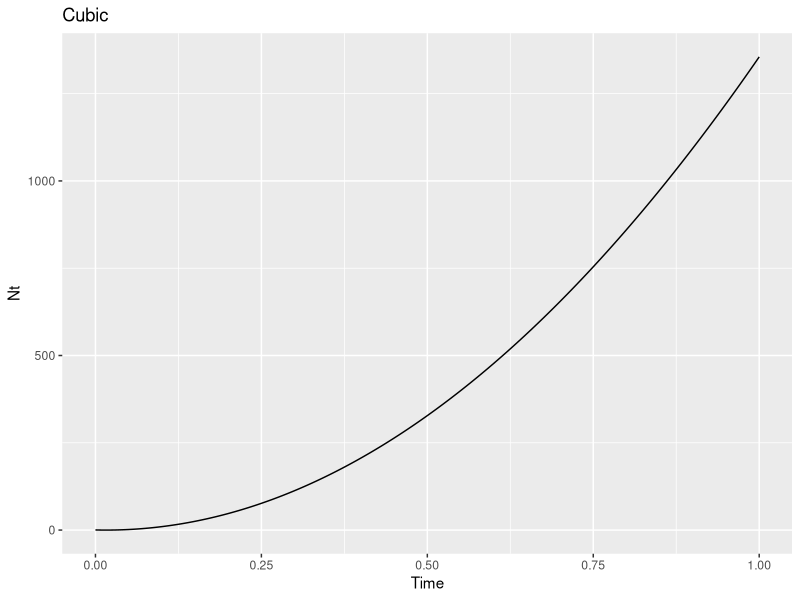
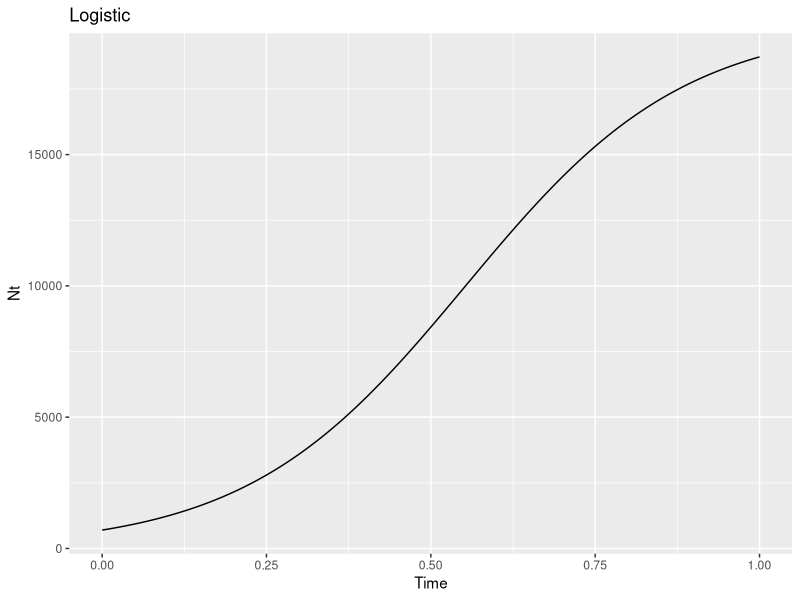
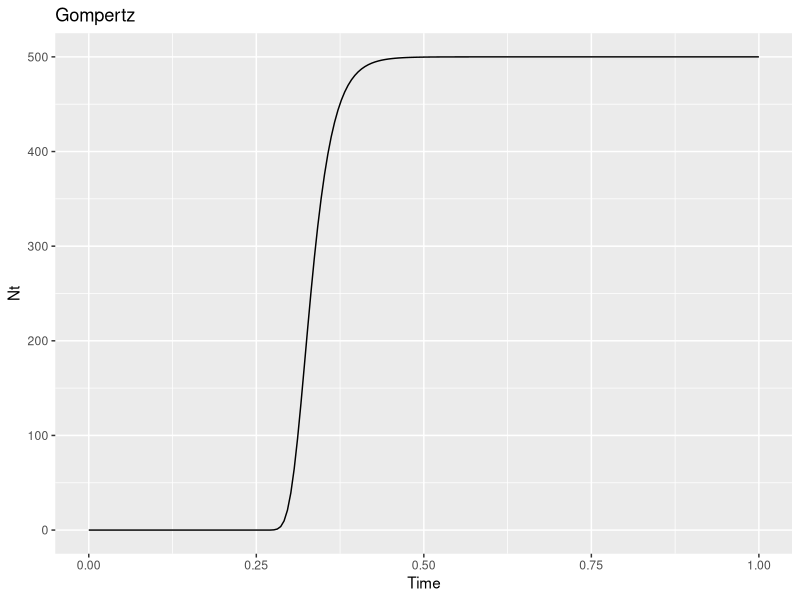
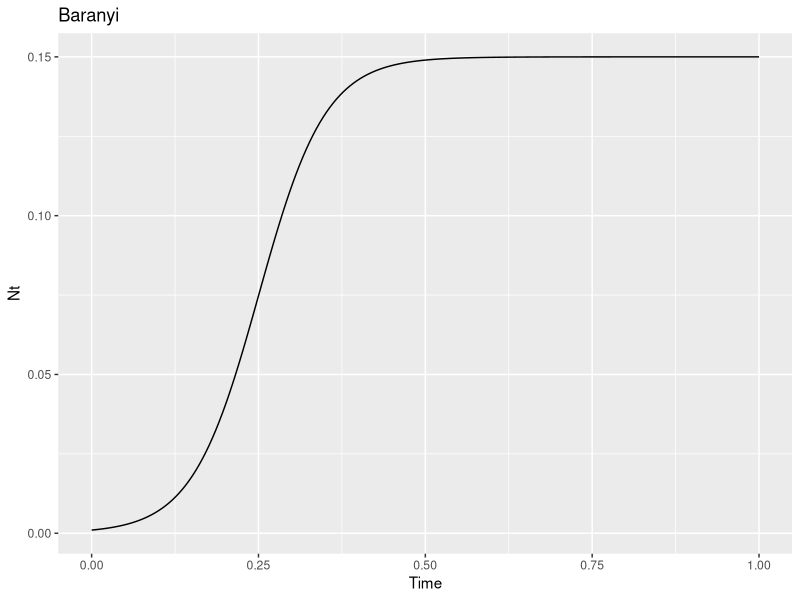
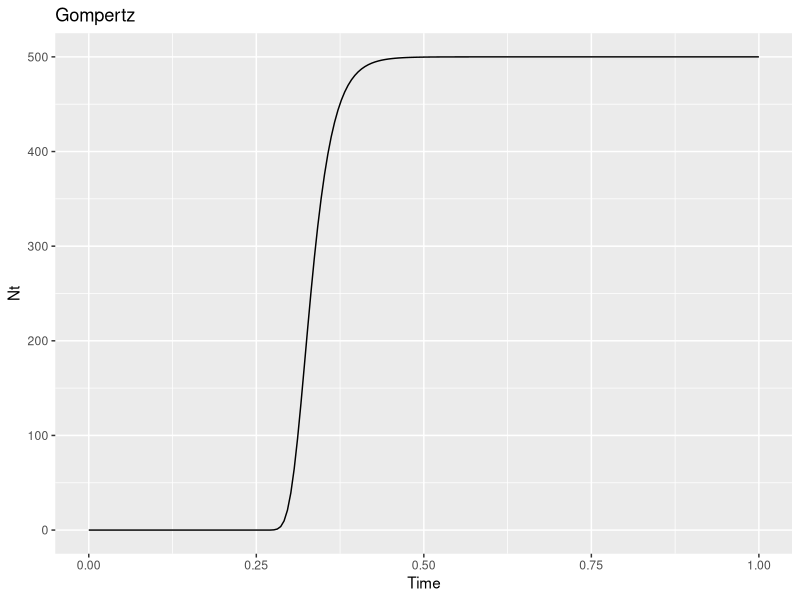

These figures' R source, in order: (Note: this script raises an error after producing the figures.)
############
# PACKAGES #
############

library(repr)
require("minpack.lm")
require("ggplot2")
require("lazyeval")
require("reshape2")
###################
# MODEL FUNCTIONS #
###################


Quadratic <- function(t, a, b,c){
  return(c*t**2 + b*t + a)
}


Cubic <- function(t, a, b, c, d){
  return(d*t**3 + c*t**2 + b*t + a)
}


Logistic <- function(t, N0, Nmax, r){
  
  return( ( N0 * Nmax * exp(r*t) ) /  ( Nmax + N0 * (exp(r*t) - 1) )  )
}

Gompertz <- function(t, A, rmax, tlag){
  #A <- log(Nmax / N0)
  exponent <- (( rmax * exp(1) * (tlag - t)  / A) + 1)
  
  return( (A * exp( -exp( exponent  ))))
}  

Baranyi <- function(t, N0, Nmax, rmax, h0){
  logn0=log(N0)
  lognmax=log(Nmax)
  At <- rmax * t + (1/rmax) * log( exp( - rmax * t ) + exp( -h0 ) - exp( - rmax * t - h0 ))
  lognt <- logn0 + At - log( 1 + (exp( At ) - 1)/exp(lognmax - logn0) )
  return( exp(lognt) )
  
  #At <- t + ( 1 / rmax ) * log( ( exp( -rmax * t ) + h0 ) / ( 1 + h0 ) )
  #return( N0 + rmax * At - log( 1 + (exp(  rmax * At ) - 1) / (exp( N0 - Nmax ))))
} 



##################
# OBSERVE MODELS #
##################

time_range <- seq(0,1,len=200)

test_plot <- function(fun,Time,...){
  Nt <- fun(Time, ...)
  df <- data.frame(Time, Nt)
  p <- ggplot(df, aes(x = Time, y = Nt)) + geom_line() + ggtitle(as.character(substitute(fun)))
  p
}

test_plot(Cubic,time_range, 1/3,-45,1400,0)

test_plot(Logistic,time_range, 700,20000,6)

test_plot(Gompertz,time_range, 500,8000,0.3)

test_plot(Baranyi,time_range, 0.001,0.15,20,0.05)

########
# GOMPERTZ
########

test_plot(Gompertz,time_range, 500,8000,0.3)

#################
# MODEL FITTING #
#################

# LOAD DATA
data <- read.csv("../data/LogisticGrowthDataScaled.csv")
data$Temp <- as.factor(data$Temp)
IDs = unique(data$ID)
combos <- unique(cbind(as.vector(data$Species), as.vector(data$Temp),as.vector(data$Medium),as.vector(data$Rep)))
ID_list <- list()
for (i in 1:dim(combos)[1]){
  species <- combos[i,1]
  temp <- combos[i,2]
  medium <- combos[i,3]
  repli <- combos[i,4]
}


# for a given species, temp, medium, fit and overlay all listed models

success_df <- data.frame("Quadratic"=rep(0,305),"Cubic"=rep(0,305),"Logictic"=rep(0,305),"Gompertz"=rep(0,305),"Baranyi"=rep(0,305))
success_df[i,model_name]<-1




multifit <- function(myID, model_fits, linear_names, inits, plot_fits){
  
  
  
  run_info <- data[data$ID == myID,]
  species <- as.character(run_info$Species[1])
  temp <- as.character(run_info$Temp[1])
  medium <- as.character(run_info$Medium[1])
  repli <- as.character(run_info$Rep[1])

  # filter to get desired time series
  d <- dplyr::filter(data, ID == myID)
  t_range <- seq(min(d$Time),max(d$Time),len=200)
  fit_df <- data.frame(t_range)
  ModelFits <- list()
  success <- list()
  for (model_name in names(model_fits)){
    print(model_name)
    model_fit <- model_fits[[model_name]]
    if (model_name %in% linear_names){
      print("lm fit  attempted")
      pwr <- model_fit
      result <- try(PowFit <- lm(PopBio ~ poly(Time,degree = pwr, raw=T), data=d), silent = F)
    }
    
    else{
      print("nlm fit  attempted")
      params <- paste0("x", 1:length(inits[[model_name]]))
      ls<-c(c(0,0),rep(-Inf,-2+length(inits[[model_name]])))
      fml <- as.formula(paste("PopBio ~ model_fit(Time, ", paste(params, collapse= ","), ")"))
      result <- try(PowFit <- nlsLM(fml, data = d, start = inits[[model_name]] ,  control = list(maxiter = 500),lower = ls), silent = T)
    }
    
    
    
    model_fun <- model_functions[[model_name]]
    
    if ( class(result) == "try-error" ){
      print("Error")
      cat(geterrmessage())
      success[[model_name]] <- 0
      ModelFits[[model_name]] <- NA
      cat("\n")
      estimates <- do.call(model_fun, c(list(t_range), unname(inits[[model_name]])))
      fit_df[[paste0(model_name)]] <- estimates

    }
    else{
      print("Success")
      print(summary(PowFit))
      success[[model_name]] <- 1
      ModelFits[[model_name]] <- PowFit
      cat("\n")
      estimates <- do.call(model_fun, c(list(t_range), unname(coef(PowFit))))
      fit_df[[paste0(model_name)]] <- estimates
      
    }

  }

  if (plot_fits){
    print("ue")
    p <- ggplot() + geom_point(data = d, aes(x = Time, PopBio) )
    
    y_m <- melt(fit_df, id.vars=c("t_range"))
    
    p <- p + geom_line(data = y_m, aes(x = t_range, y = value, group = variable, colour = variable))
    p <- p + ggtitle(paste(c(species, temp, medium), collapse =", " )) + labs(color="Model") + ylab(paste("Population Biomass / ", d$PopBio_units)) + xlab("Time / Hours")
    
    print(p)
  }
  
  
  return(success)
}

gen_inits <- function(n_param){
  return( setNames( as.list(rep(.1, n_param)) , paste0("x", 1:n_param) ))
}





inits_df <- read.csv("../data/inits.csv")


get_inits <- function(myID){
  
  d<-dplyr::filter(inits_df, ID == myID)
  initvals=list()
  for (m in non_linears){
    i_s <- dplyr::filter(d, Model == m)$Value
    
    sublist <- setNames(as.list(i_s) , paste0("x", 1:length(i_s)))
    initvals[[m]]<-setNames( as.list(i_s) , paste0("x", 1:length(i_s)) )
  }
  
  return(initvals)
}







inits <- list("Logistic" = gen_inits(3), "Gompertz" = gen_inits(3),"Baranyi" = gen_inits(4), "Quadratic"=gen_inits(3),"Cubic"=gen_inits(4) )



model_functions <- list("Logistic"=Logistic, "Gompertz"=Gompertz, "Baranyi"=Baranyi, "Quadratic"=Quadratic, "Cubic"=Cubic)
model_fits <- list("Quadratic"=2, "Cubic"=3, "Logistic"=Logistic,"Gompertz"=Gompertz,"Baranyi"=Baranyi)
linears <- c("Quadratic", "Cubic")
non_linears=c("Logistic","Gompertz","Baranyi")



r<-function(myID){
  inits <- get_inits(myID)
  multifit(myID, model_fits, linears, inits,TRUE)
}
ModelFits_df<- data.frame("id"=rep(0,305),"Quadratic"=rep(0,305),"Cubic"=rep(0,305),"Logistic"=rep(0,305),"Gompertz"=rep(0,305),"Baranyi"=rep(0,305))
for (n in IDs){
  print(n)
  inits <- get_inits(n)
  a<-multifit(n, model_fits, linears, inits,F)
  ModelFits_df[n,]<-c(list("id"=n),a)
}

long<-melt(ModelFits_df,id.vars = c("id"))

ggplot(long, aes(x = variable, y = id, fill = value)) +
  geom_tile()
